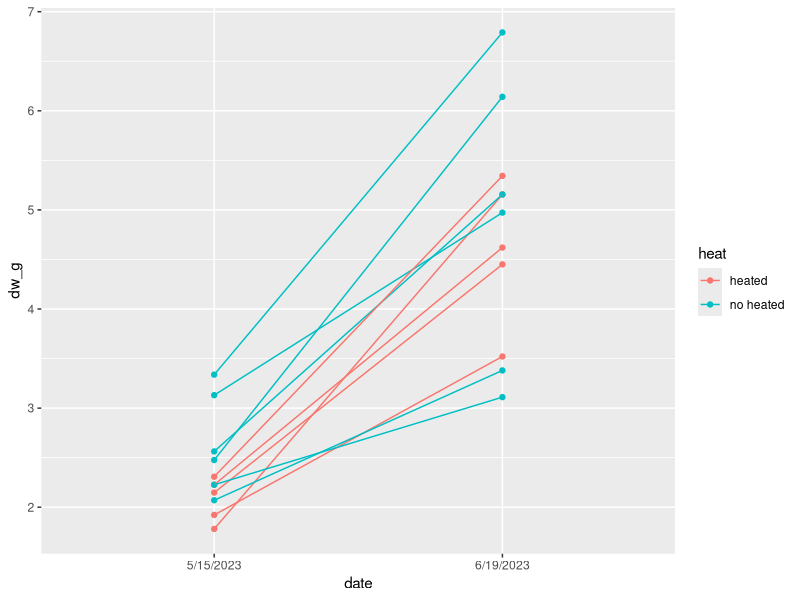
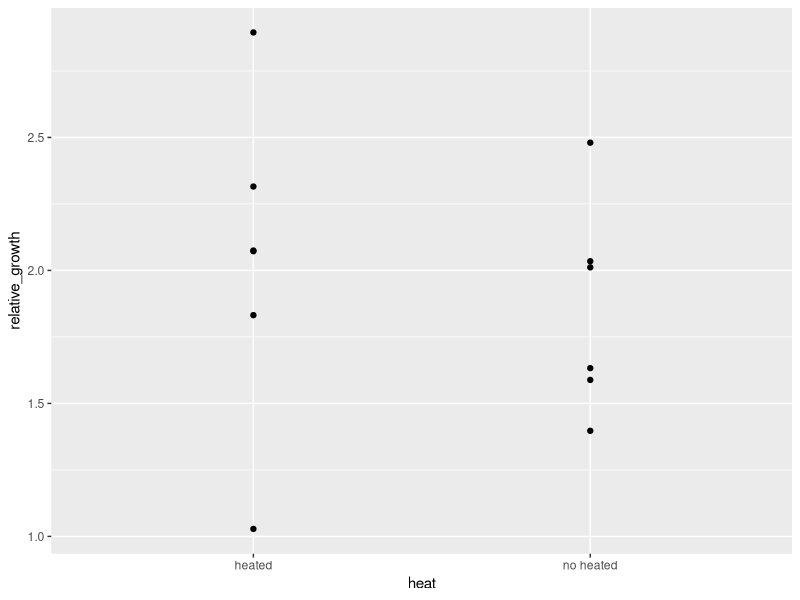
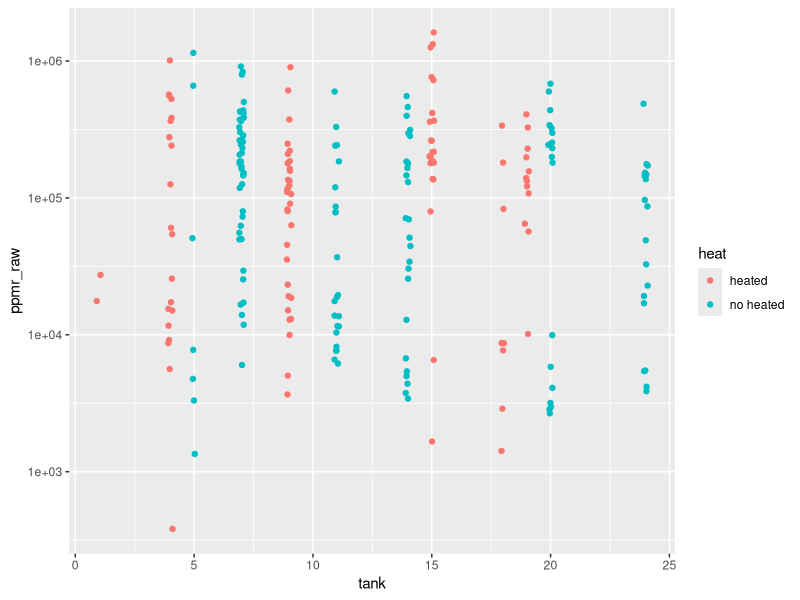

Write the R code that produced these figures, in order. (Note: this script raises an error after producing the figures.)
library(tidyverse)

treatments = read_csv("data/treatments.csv") %>% 
  mutate(treatment = paste0(heat, "_",fish))

fish_lengths <- read_csv("data/fish_lengths.csv") %>% 
  mutate(tl_mm = tl_cm*10,
         ww_g = a*tl_cm^b,
         dw_g = ww_g*0.2) %>% 
  left_join(treatments)


fish_lengths %>% 
  filter(tank != 4) %>% # fish 4 could not be measured accurately at the end due to being mangled in the valve during collection 
  ggplot(aes(x = date, y = dw_g, color = heat)) + 
  geom_point() + 
  geom_line(aes(group = tank, color = heat)) 


fish_lengths %>% 
  select(tank, date, dw_g, heat) %>% 
  pivot_wider(names_from = date, values_from = dw_g) %>% 
  mutate(relative_growth = `6/19/2023`/`5/15/2023`) %>% 
  ggplot(aes(x = heat, y = relative_growth)) + 
  # geom_boxplot(aes(group = heat)) + 
  geom_point()



# fish prey ---------------------------------------------------------------

fish_prey = read_csv("data/prey_size_data.csv") %>% 
  left_join(fish_lengths %>% filter(date != "5/15/2023") %>% distinct(tank, dw_g, heat, fish, treatment)) %>% 
  mutate(fish_dw_mg = dw_g*1000,
         ppmr_raw = fish_dw_mg/dm_mg,
         ppmr_log = round(log10(ppmr_raw)))

fish_prey %>% 
  group_by(tank) %>% 
  reframe(median = median(ppmr_raw)) %>% 
  reframe(median = median(median))
  
fish_prey %>% 
  ggplot(aes(x = tank, y = ppmr_raw, color = heat)) + 
  geom_jitter(width = 0.1) +
  scale_y_log10()


fish_prey %>% 
  group_by(treatment) %>% 
  reframe(dm_mg = mean(dm_mg),
          sd = sd(log10(dm_mg))) %>% 
  arrange(treatment, -log10dm_mg)

fish_prey %>% 
  group_by(treatment) %>%
  median_qi(dm_mg, .width = 0.5) %>% 
  arrange(treatment, dm_mg)


brm_fish_prey = brm(dm_mg ~ treatment,
                    family = Gamma(),
                    data = fish_prey)

saveRDS(brm_fish_prey, file = "models/brm_fish_prey.rds")

brm_fish_prey$data %>% 
  distinct(treatment) %>% 
  add_epred_draws(brm_fish_prey) %>% 
  group_by(treatment) %>% 
  median_qi(.epred)
